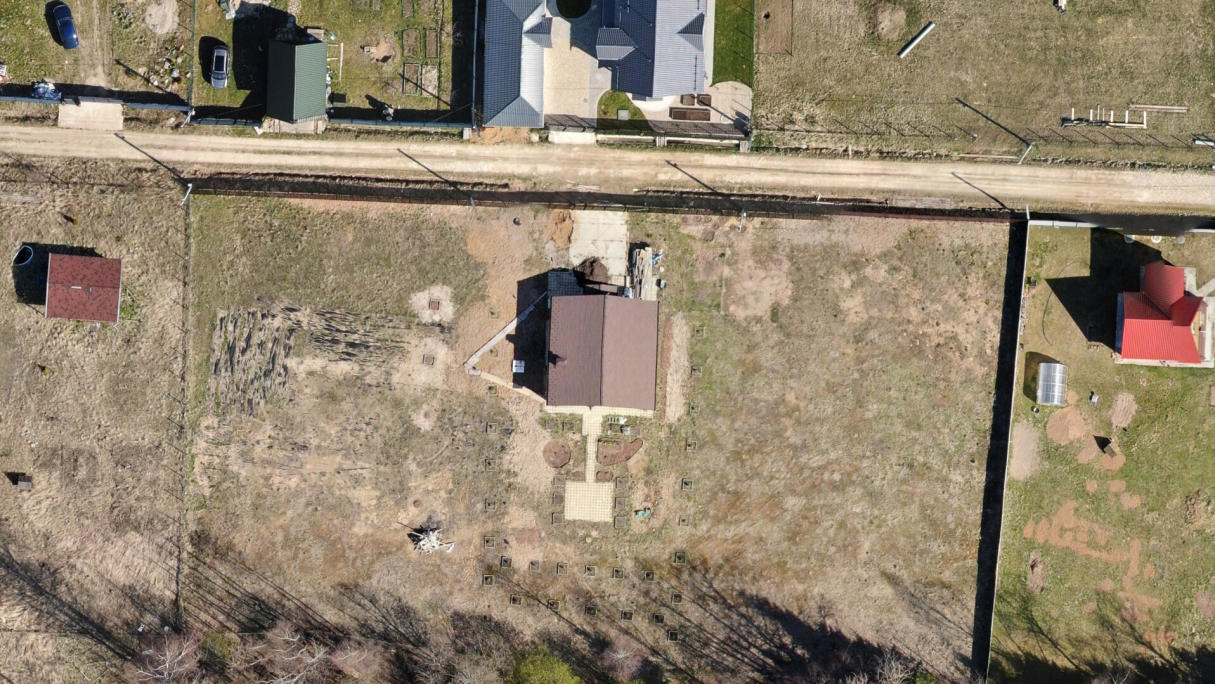
#> input picture Default_Images/test.png, 1215 x 684 px, found by its file name
$ python MyAttempts.py
#> lines starting #> are read from the running program, lines starting #| are printed output that depends on the picture; after the words box and inside, x2 and y2 are one past the last pixel; in counts of white or black regions, pixels touching at a corner belong together
import cv2 as cv
import numpy as np


scale = 1
delta = 0
ddepth = cv.CV_16S

src = cv.imread("Default_Images/test.png", cv.IMREAD_COLOR)
#> src is the input picture: shape (684, 1215, 3); mean B, G, R 109.8, 131.5, 145.8
src_backup = src
frame = src
BLUR_C = 3

img = src

result = cv.cvtColor(img, cv.COLOR_BGR2LAB)
#> result: shape (684, 1215, 3); mean of channels 0, 1, 2 140.5, 130, 141.6
avg_a = np.average(result[:, :, 1])
#> avg_a = 130
avg_b = np.average(result[:, :, 2])
#> avg_b = 141.6
result[:, :, 1] = result[:, :, 1] - ((avg_a - 128) * (result[:, :, 0] / 255.0) * 1.1)
#> result: shape (684, 1215, 3); mean of channels 0, 1, 2 140.5, 128.2, 141.6
result[:, :, 2] = result[:, :, 2] - ((avg_b - 128) * (result[:, :, 0] / 255.0) * 1.1)
#> result: shape (684, 1215, 3); mean of channels 0, 1, 2 140.5, 128.2, 132.8
result = cv.cvtColor(result, cv.COLOR_LAB2BGR)
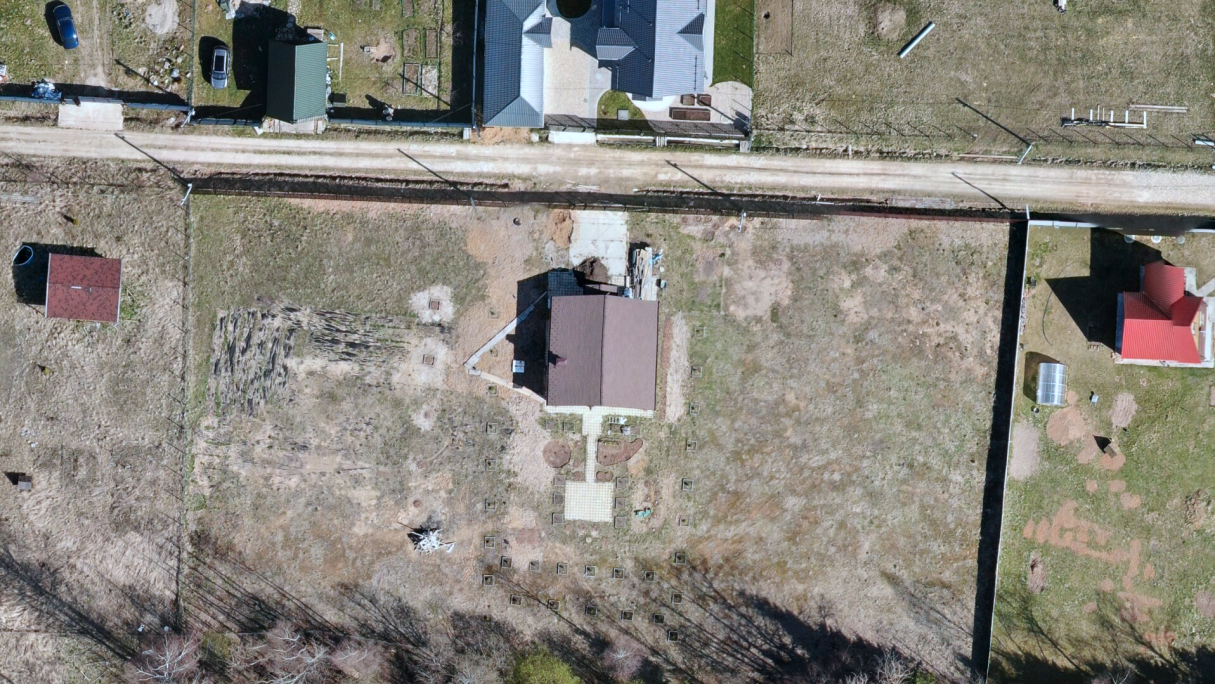
#> result: shape (684, 1215, 3); mean B, G, R 125.1, 133.1, 137

img = result
hsv_min = np.array((0, 54, 5), np.uint8)
hsv_max = np.array((187, 255, 253), np.uint8)

hsv = cv.cvtColor(img, cv.COLOR_BGR2HSV)  # меняем цветовую модель с BGR на HSV
#> hsv: shape (684, 1215, 3); mean H, S, V 45.1, 40.1, 140.5
thresh = cv.inRange(hsv, hsv_min, hsv_max)  # применяем цветовой фильтр
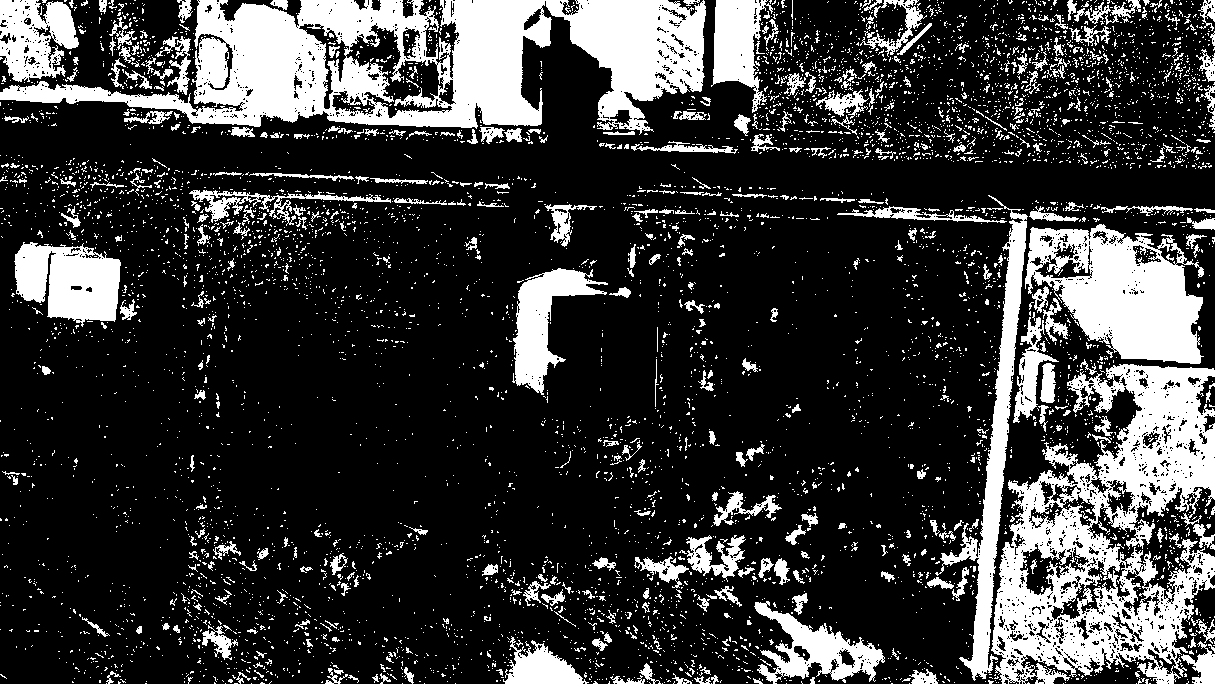
#> thresh: shape (684, 1215); 22.4% white; 6299 white regions (5875 under 20 px)
contours0, hierarchy = cv.findContours(thresh.copy(), cv.RETR_TREE, cv.CHAIN_APPROX_SIMPLE)
#> contours0 = 8668 contours, 8246 with area under 20; largest, box (x1, y1, x2, y2) and area: (0, 0, 706, 135) 52570, (991, 364, 1215, 684) 43200, (1025, 224, 1204, 364) 16172, (935, 195, 1028, 681) 7510, (14, 242, 121, 327) 6289

# перебираем все найденные контуры в цикле
for cnt in contours0:
    rect = cv.minAreaRect(cnt)  # пытаемся вписать прямоугольник
    box = cv.boxPoints(rect)  # поиск четырех вершин прямоугольника
    box = np.int0(box)  # округление координат
    cv.drawContours(img, [box], 0, (255, 0, 0), 2)  # рисуем прямоугольник
#> this loop made 8668 passes
#> (rect, box) on passes 1 to 3: (((1149.5, 683), (0, 1), -90), [[1150, 683], [1149, 683], [1149, 683], [1150, 683]]), (((1136, 683), (0, 0), -90), [[1136, 683], [1136, 683], [1136, 683], [1136, 683]]), (((1063, 683), (0, 0), -90), [[1063, 683], [1063, 683], [1063, 683], [1063, 683]])
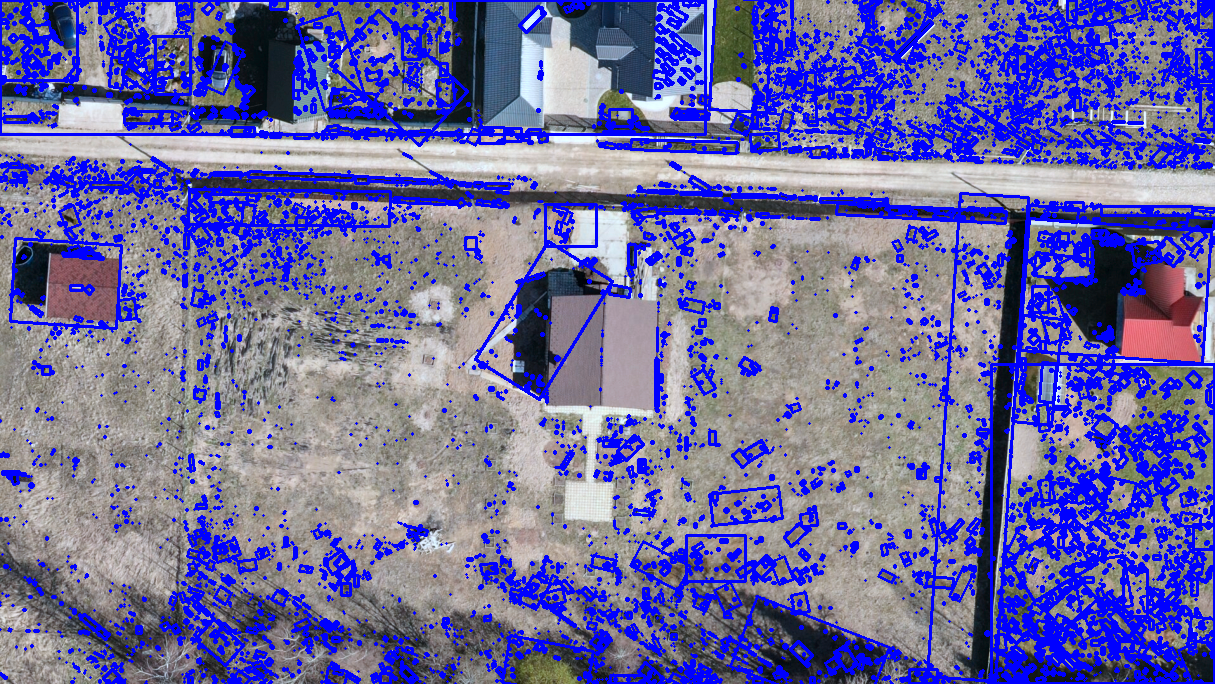
#> img: shape (684, 1215, 3); mean B, G, R 161, 105.3, 108.3

cv.imshow('contours', img)  # вывод обработанного кадра в окно

cv.waitKey()
cv.destroyAllWindows()


"""""
res = src
final = cv.cvtColor(res, cv.COLOR_BGR2LAB)

avg_a = -np.average(final[:,:,1])
avg_b = -np.average(final[:,:,2])

for x in range(final.shape[0]):
    for y in range(final.shape[1]):
        l,a,b = final[x][y]
        shift_a = avg_a * (l/100.0) * 1.1
        shift_b = avg_b * (l/100.0) * 1.1
        final[x][y][1] = a + shift_a
        final[x][y][2] = b + shift_b

final = cv.cvtColor(final, cv.COLOR_LAB2BGR)
final = np.hstack((res, final))
"""""
cv.imwrite('Ready_Images/Balanced.png', result)

$ run again, with Default_Images/40922.png copied over Default_Images/test.png
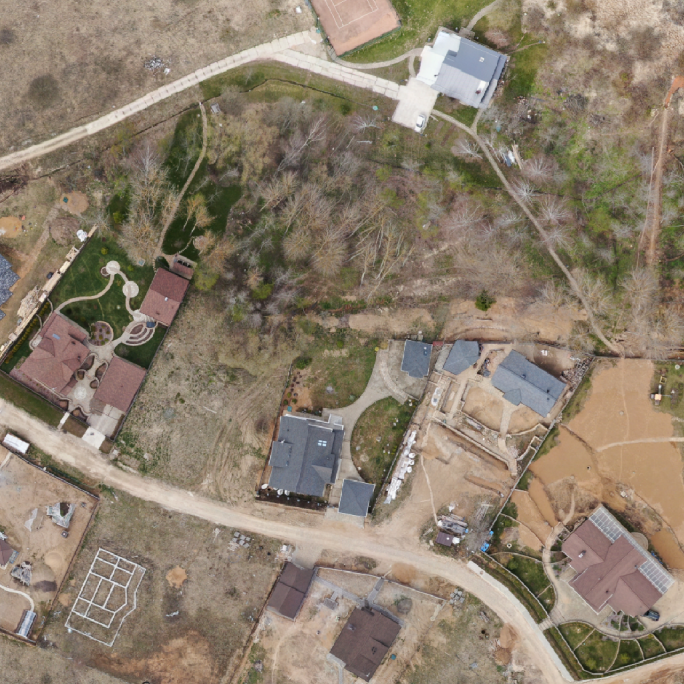
#> input picture Default_Images/40922.png, 684 x 684 px, found by its file name
#> src is the input picture: shape (684, 684, 3); mean B, G, R 109.5, 127, 140.7
#> avg_a = 130.3
#> avg_b = 139.6
#> hsv: shape (684, 684, 3); mean H, S, V 49.3, 37.5, 137
#> `thresh = cv.inRange(hsv, hsv_min, hsv_max)`:
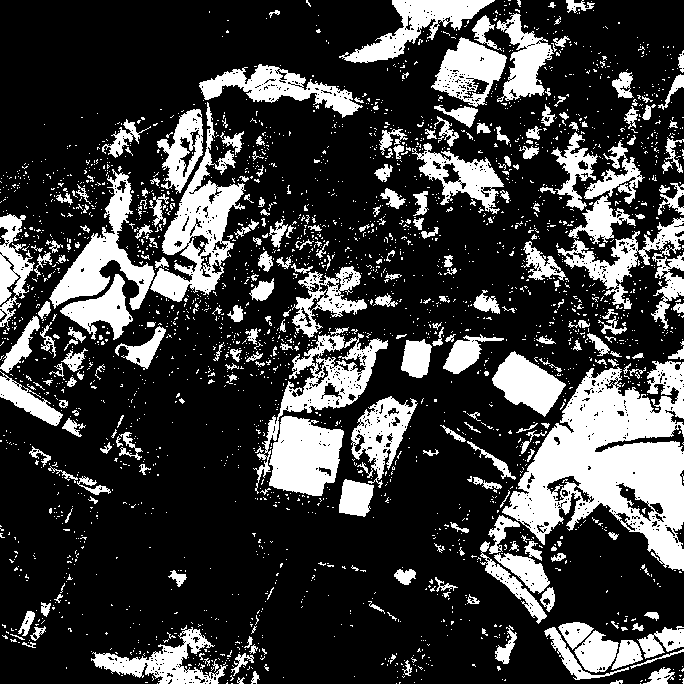
#> thresh: shape (684, 684); 24.4% white; 2700 white regions (2437 under 20 px)
#> contours0 = 4125 contours, 3859 with area under 20; largest, box (x1, y1, x2, y2) and area: (502, 361, 684, 571) 20538, (150, 102, 246, 302) 6284, (253, 327, 388, 494) 5032, (269, 416, 344, 496) 4302, (49, 169, 155, 310) 4134
#> the loop `for cnt in contours0:` made 4125 passes
#> (rect, box) on passes 1 to 3: (((640, 683), (0, 0), -90), [[640, 683], [640, 683], [640, 683], [640, 683]]), (((396, 683), (0, 0), -90), [[396, 683], [396, 683], [396, 683], [396, 683]]), (((231.5, 683), (0, 1), -90), [[232, 683], [231, 683], [231, 683], [232, 683]])
#> after the loop `for cnt in contours0:`:
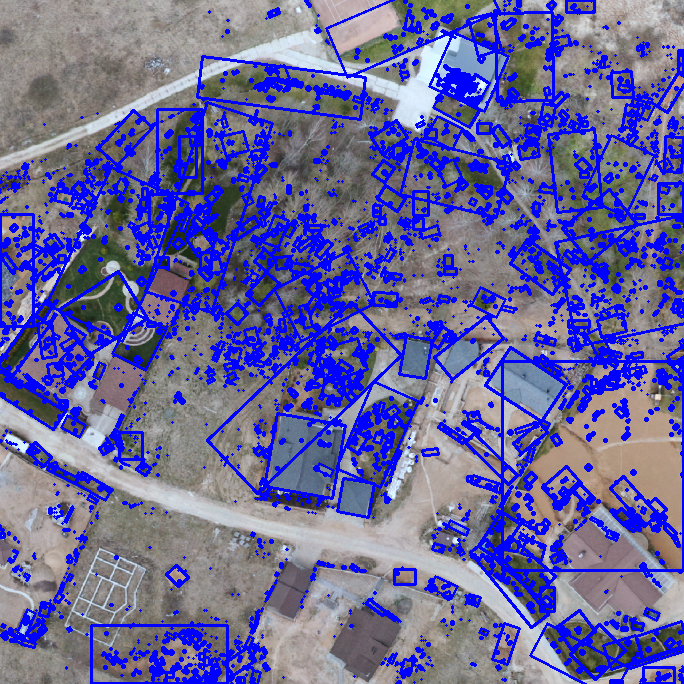
#> img: shape (684, 684, 3); mean B, G, R 157.8, 101.7, 104.6

$ run again, with Default_Images/40923.png copied over Default_Images/test.png
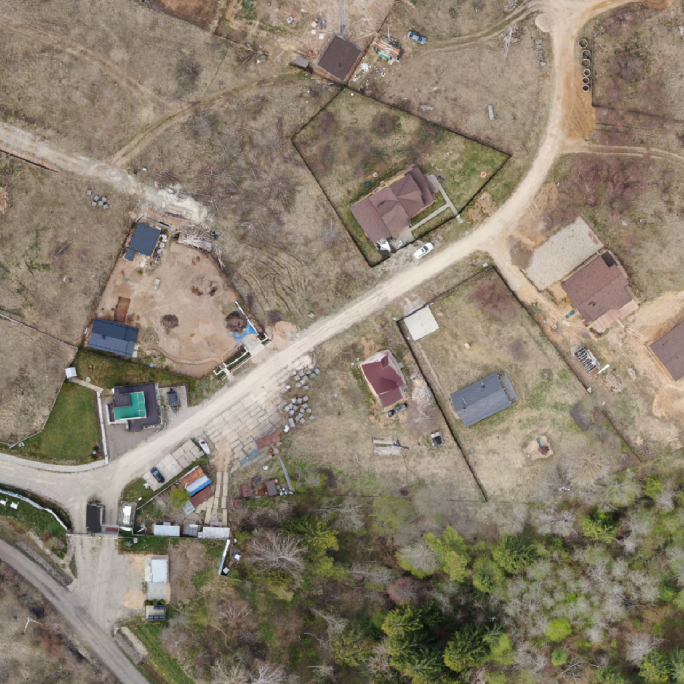
#> input picture Default_Images/40923.png, 684 x 684 px, found by its file name
#> src is the input picture: shape (684, 684, 3); mean B, G, R 110.5, 127.6, 138.6
#> avg_a = 129.3
#> avg_b = 138.9
#> hsv: shape (684, 684, 3); mean H, S, V 48.7, 34.6, 136.1
#> `thresh = cv.inRange(hsv, hsv_min, hsv_max)`:
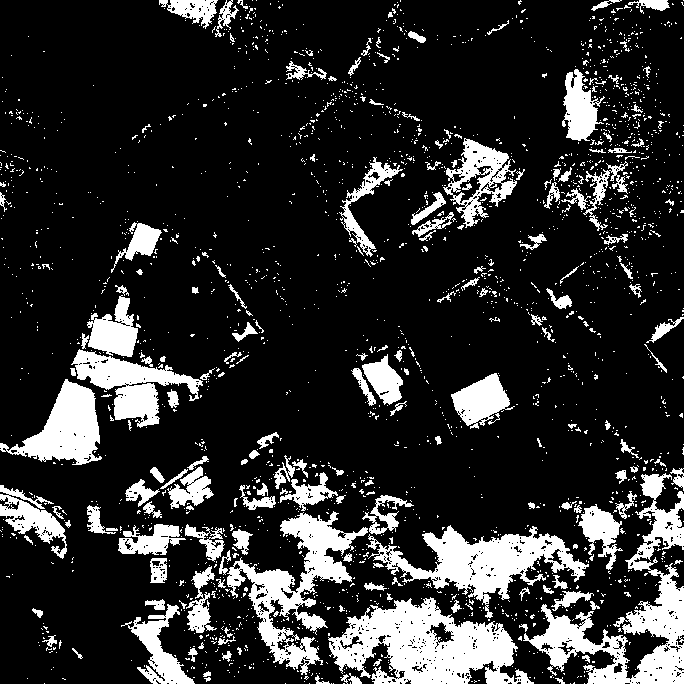
#> thresh: shape (684, 684); 17.7% white; 2225 white regions (2038 under 20 px)
#> contours0 = 3284 contours, 3111 with area under 20; largest, box (x1, y1, x2, y2) and area: (328, 597, 534, 684) 10296, (523, 473, 684, 684) 8936, (366, 525, 589, 618) 6792, (227, 511, 368, 675) 6627, (0, 379, 102, 465) 4005
#> the loop `for cnt in contours0:` made 3284 passes
#> (rect, box) on passes 1 to 3: (((584, 683), (0, 0), -90), [[584, 683], [584, 683], [584, 683], [584, 683]]), (((570, 683), (0, 0), -90), [[570, 683], [570, 683], [570, 683], [570, 683]]), (((343.5, 683), (0, 1), -90), [[344, 683], [343, 683], [343, 683], [344, 683]])
#> after the loop `for cnt in contours0:`:
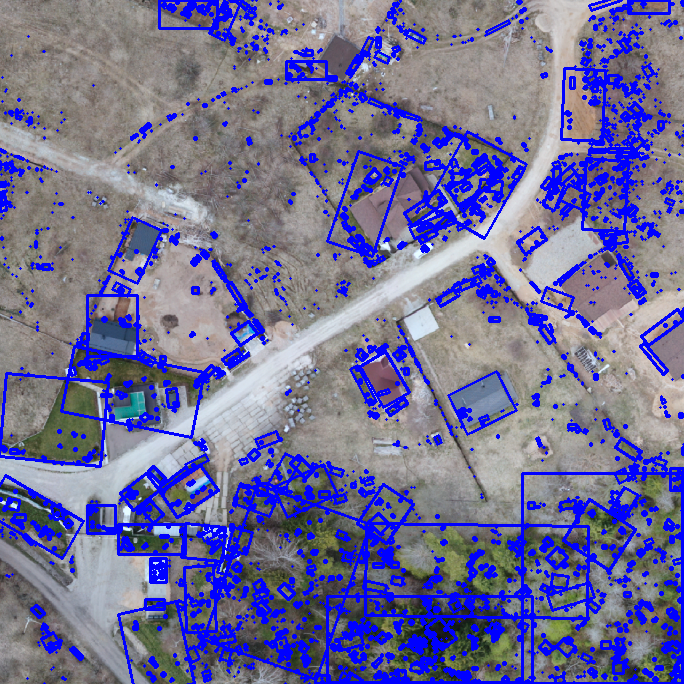
#> img: shape (684, 684, 3); mean B, G, R 150.4, 109.8, 112.5
